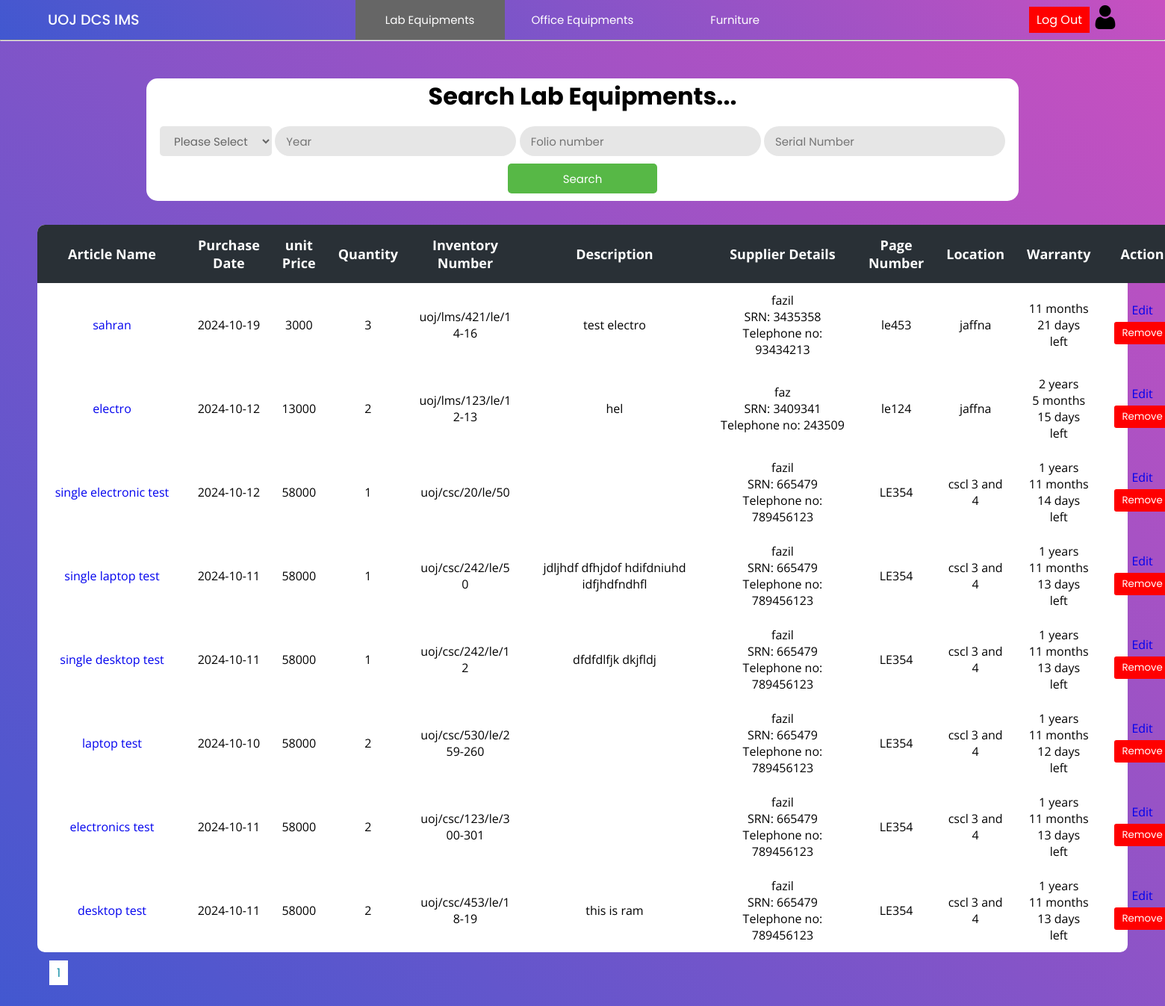
The app's page /Project/lab/lab.php (signed in) with its own data.
### tables this page shows
CREATE TABLE `invoice` (
  `invoice_id` int(11) NOT NULL,
  `name` varchar(200) NOT NULL,
  `date` date NOT NULL,
  `price` float NOT NULL,
  `quantity` int(11) NOT NULL,
  `folio_number` varchar(50) NOT NULL,
  `description` varchar(400) NOT NULL,
  `supplier_name` varchar(150) NOT NULL,
  `supplier_tt` int(15) NOT NULL,
  `srn` int(11) NOT NULL,
  `type` varchar(15) NOT NULL,
  `page_number` varchar(30) NOT NULL,
  `location` varchar(50) NOT NULL,
  `warranty` int(11) NOT NULL
);

### Project/lab/lab.php (the view, shortened to what this page needs)
<?php
include("../config/connection.php");
$rowsPerPage = 10;
$page = isset($_GET['page']) ? intval($_GET['page']) : 1;
$offset = ($page - 1) * $rowsPerPage;
$queryinvoice = "SELECT * FROM invoice ORDER BY invoice_id DESC LIMIT $offset, $rowsPerPage";
$totalRows = mysqli_num_rows(mysqli_query($con, "SELECT * FROM invoice"));
$totalPages = ceil($totalRows / $rowsPerPage);
?>
<!DOCTYPE html>
<html lang="en">
<head>
    <link rel="stylesheet" href="../css/lab.css">
    <link rel="stylesheet" href="../css/main.css">
</head>
<body>
    <?php include "../header/header.php"; ?>
    <hr>
    <div class="main-container">
        <div class="container">
            <h2>Search Lab Equipments...</h2>
            <div>
                <form action="lab.php" method="get">
                    <select name="type">
                        <option value="">Please Select</option>
                    </select>
                    <input type="number" placeholder="Year" name="year" value="<?php if (isset($_POST['year'])) {echo $_POST['year'];} ?>" />
                    <input type="text" placeholder="Folio number" name="folio" value="<?php if (isset($_POST['folio'])) {echo $_POS['folio'];} ?>" />
                    <input type="text" placeholder="Serial Number" name="SN" value="<?php if (isset($_POST['SN'])) {echo $_POST['SN'];}?>">
                    <input class="button" type="submit" name="search" value="Search" />
                </form>
            </div>
        </div>
        <div class="table-con">
            <table>
                <thead>
                    <tr>
                        <th>Article Name</th>
                        <th>Purchase Date</th>
                        <th>unit Price</th>
                        <th>Quantity</th>
                        <th>Inventory Number</th>
                        <th>Description</th>
                        <th colspan=2>Supplier Details</th>
                        <th>Page Number</th>
                        <th>Location</th>
                        <th>Warranty</th>
                        <th>Action</th>
                    </tr>
                </thead>
                <tbody>
                    <?php
                    $resultinvoice = mysqli_query($con, $queryinvoice);
                    while ($rowinvoice = mysqli_fetch_assoc($resultinvoice)) {
                    ?>
                        <tr>
                            <td class="name"><a href="labItems.php?searchItems=true&id=<?php echo $rowinvoice['invoice_id'] ?>"><?php echo $rowinvoice['name'] ?></a></td>
                            <td><?php echo $rowinvoice['date'] ?></td>
                            <td><?php echo $rowinvoice['price'] ?></td>
                            <td><?php echo $rowinvoice['quantity'] ?></td>
                            <td class="folio_number"><?php echo $rowinvoice['folio_number'] ?></td>
                            <td class="description"><?php echo $rowinvoice['description'] ?></td>
                            <td class="sname" colspan=2>
                                <?php
                                echo $rowinvoice['supplier_name'];
                                if (!empty($rowinvoice['srn'])) {
                                    echo "<br>SRN: " . $rowinvoice['srn'];
                                }
                                if (!empty($rowinvoice['supplier_tt'])) {
                                    echo "<br>Telephone no: " . $rowinvoice['supplier_tt'];
                                }
                                ?>
                            </td>
                            <td><?php echo $rowinvoice['page_number'] ?></td>
                            <td><?php echo $rowinvoice['location'] ?></td>
                            <td>
                                <?php
                                $purchaseDate = $rowinvoice['date'];
                                $warrantyMonths = $rowinvoice['warranty'];
                                $purchaseDateObj = new DateTime($purchaseDate);
                                $purchaseDateObj->modify("+$warrantyMonths months");
                                $currentDate = new DateTime();
                                if ($purchaseDateObj > $currentDate) {
                                    $interval = $currentDate->diff($purchaseDateObj);
                                    if ($interval->y > 0) {
                                        echo  $interval->y . " years<br>";
                                    }
                                    if ($interval->m > 0) {
                                        echo $interval->m . " months<br>";
                                    }
                                    if ($interval->d > 0) {
                                        echo  $interval->d . " days<br>left";
                                    }
                                } else {
                                    echo "expired";
                                }
                                ?>
                            </td>
                            <td>
                                <a href="addData.php?id=<?php echo $rowinvoice['invoice_id'] ?>">Edit</a>
                                <form method="post" action="actionItem.php">
                                    <button class="logout" type="submit" onclick="return confirm('Are you sure to remove this record ?')">Remove</button>
                                </form>
                            </td>
                        </tr>
                    <?php
                    }
                    ?>
                </tbody>
            </table>
        </div>
        <div class="pagination" style="margin:15px;">
            <?php
            for ($i = 1; $i <= $totalPages; $i++) {
                echo '<a href="?page=' . $i . '" style="margin:1px;background-color: #fff; color: #1690A7; border: none; padding: 5px 10px; cursor: pointer; width:5px;">' . $i . '</a>';
            }
            ?>
        </div>
    </div>
</body>
</html>

### Project/css/lab.css (style rules this page uses)
.main-container { padding: 50px; min-height: 100vh; height: fit-content; background: linear-gradient(-135deg, #c850c0, #4158d0); }
.container { text-align: center; background-color: white; border-radius: 15px; width: 80%; margin: auto; margin-bottom: 2rem; padding: 0 0 10px 0; }
h2 { font-size: 2rem; margin-bottom: 1rem; font-family: 'Poppins', sans-serif; }
select { font-size: 15px; color: #666; background: #e6e6e6; height: 40px; border-radius: 5px; padding: 0 15px 0 15px; border: none; font-family: 'Poppins', sans-serif; width: 150px; }
option { font-size: 15px; color: #666; background: #e6e6e6; height: 40px; border-radius: 5px; padding: 0 15px 0 15px; border: none; font-family: 'Poppins', sans-serif; }
.button { background: #57b846; color: white; cursor: pointer; height: 40px; border-radius: 5px; padding: 0 15px 0 15px; border: none; font-family: 'Poppins', sans-serif; width: 200px; margin-top: 10px; }
table { border-collapse: collapse; border-radius: 10px; overflow: hidden; max-width: 100%; margin: 0 auto; position: relative; }
.table-con { border-collapse: collapse; background: #fff; border-radius: 10px; width: auto; margin: auto; position: relative; font-family: 'Open Sans'; text-align: center; background: #fff; }
.table-con td.description { max-width: 300px; word-wrap: break-word; min-width: 250px; }
.table-con td.name { max-width: 200px; word-wrap: break-word; min-width: 200px; }
.table-con td.sname { max-width: 300px; word-wrap: break-word; min-width: 200px; }
.table-con td.folio_number { max-width: 150px; word-wrap: break-word; }
th { width: 100px; font-size: 18px; background: #293036; color: white; padding: 15px; }
td { padding: 12px; }
input { font-size: 15px; color: #666; background: #e6e6e6; height: 40px; border-radius: 20px; padding: 0 15px 0 15px; border: none; font-family: 'Poppins', sans-serif; }
.logout { margin: 5px; background-color: #ff0000; color: #ffffff; border: none; padding: 5px 10px; cursor: pointer; }

### Project/css/main.css (style rules this page uses)
* { margin: 0; padding: 0; text-decoration: none; box-sizing: border-box; }
:root { --bg-gradient: linear-gradient(-135deg, #c850c0, #4158d0); --bg-gray: #e6e6e6; --text-color: #666; --inp-color: #57b846; }
body { font-family: 'Poppins', sans-serif; }

### Project/css/header.css (style rules this page uses)
* { margin: 0; padding: 0; text-decoration: none; box-sizing: border-box; }
:root { --bg-gradient: linear-gradient(-135deg, #c850c0, #4158d0); --bg-gray: #e6e6e6; --text-color: #666; --inp-color: #57b846; }
body { font-family: 'Poppins', sans-serif; }
button { border: none; padding: 3px 4px; border-radius: 3px; font-family: 'Poppins', sans-serif; margin-right: 10px; }
.logout { margin: 5px; background-color: #ff0000; color: #ffffff; border: none; padding: 5px 10px; cursor: pointer; }

### records on screen
invoice: name "sahran", date "2024-10-19", price "3000", quantity "3", folio_number "uoj/lms/421/le/14-16", description "test electro", supplier_name "fazil", srn "3435358", supplier_tt "93434213", page_number "le453", location "jaffna", date+warranty "11", date+warranty "21"
invoice: name "electro", date "2024-10-12", price "13000", quantity "2", folio_number "uoj/lms/123/le/12-13", description "hel", supplier_name "faz", srn "3409341", supplier_tt "243509", page_number "le124", location "jaffna", date+warranty "2", date+warranty "5", date+warranty "15"
invoice: name "single electronic test", date "2024-10-12", price "58000", quantity "1", folio_number "uoj/csc/20/le/50", supplier_name "fazil", srn "665479", supplier_tt "789456123", page_number "LE354", location "cscl 3 and 4", date+warranty "1", date+warranty "11", date+warranty "14"
invoice: name "single laptop test", date "2024-10-11", price "58000", quantity "1", folio_number "uoj/csc/242/le/50", description "jdljhdf dfhjdof hdifdniuhd idfjhdfndhfl", supplier_name "fazil", srn "665479", supplier_tt "789456123", page_number "LE354", location "cscl 3 and 4", date+warranty "1", date+warranty "11", date+warranty "13"
invoice: name "single desktop test", date "2024-10-11", price "58000", quantity "1", folio_number "uoj/csc/242/le/12", description "dfdfdlfjk dkjfldj", supplier_name "fazil", srn "665479", supplier_tt "789456123", page_number "LE354", location "cscl 3 and 4", date+warranty "1", date+warranty "11", date+warranty "13"
invoice: name "laptop test", date "2024-10-10", price "58000", quantity "2", folio_number "uoj/csc/530/le/259-260", supplier_name "fazil", srn "665479", supplier_tt "789456123", page_number "LE354", location "cscl 3 and 4", date+warranty "1", date+warranty "11", date+warranty "12"
invoice: name "electronics test", date "2024-10-11", price "58000", quantity "2", folio_number "uoj/csc/123/le/300-301", supplier_name "fazil", srn "665479", supplier_tt "789456123", page_number "LE354", location "cscl 3 and 4", date+warranty "1", date+warranty "11", date+warranty "13"
invoice: name "desktop test", date "2024-10-11", price "58000", quantity "2", folio_number "uoj/csc/453/le/18-19", description "this is ram", supplier_name "fazil", srn "665479", supplier_tt "789456123", page_number "LE354", location "cscl 3 and 4", date+warranty "1", date+warranty "11", date+warranty "13"
